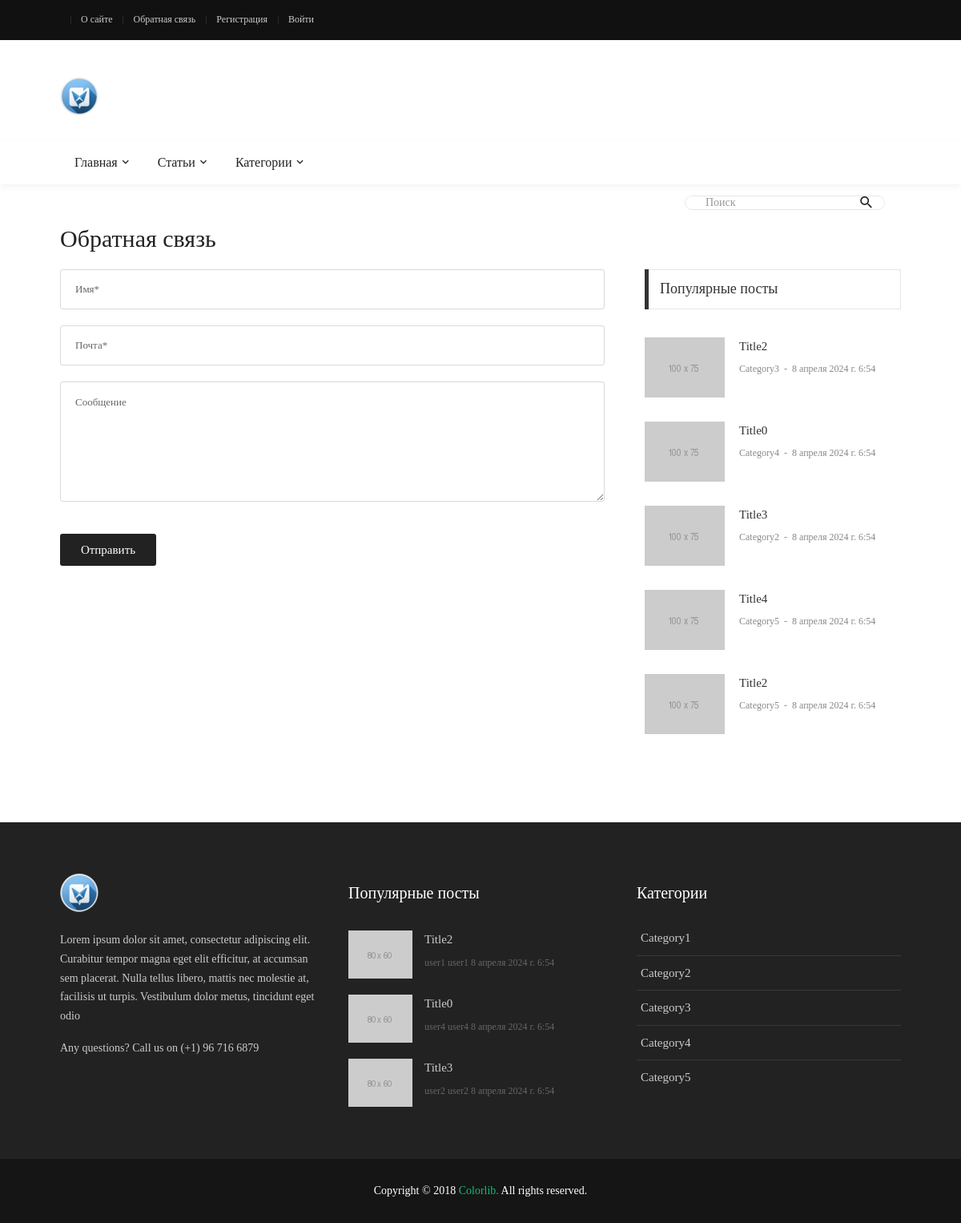
Page /contact/ on the committed database.
### blog/models.py (models this page shows, shortened)
class Article(models.Model):
    title = models.CharField(max_length=25, verbose_name='Заголовок')
    description = models.TextField(max_length=255, verbose_name='Описание', null=True, blank=True)
    content = RichTextField(verbose_name='Содержание', null=True, blank=True)
    author = models.ForeignKey(get_user_model(), on_delete=models.CASCADE, verbose_name='Автор')
    category = models.ForeignKey(Category, on_delete=models.SET_NULL, verbose_name='Категория', null=True)
    tags = models.ManyToManyField(Tag, verbose_name='Теги', blank=True)
    views = models.IntegerField(default=0, verbose_name='Просмотры')
    is_published = models.BooleanField(default=False, verbose_name='Опубликовано')
    date_published = models.DateTimeField(auto_now_add=True, verbose_name='Дата публикации')
    change_date = models.DateTimeField(auto_now=True, verbose_name='Дата изменения')
    image = models.FileField(upload_to='images/', verbose_name='Превью', null=True, blank=True)
    fields = ['title', 'content', 'category', 'views']
    class Meta:
        ordering = ['-change_date']
        verbose_name = 'Статья'
        verbose_name_plural = 'Статьи'
    @admin.display(description="Автор")
    def author_full_name(self):
        return self.author.full_name
    @staticmethod
    def get_published_posts():
        return Article.objects.filter(is_published=True).all()

class Category(models.Model):
    title = models.CharField(max_length=100, verbose_name='Название')
    description = RichTextField(verbose_name='Описание', null=True, blank=True)
    views = models.IntegerField(default=0, verbose_name='Просмотры')
    class Meta:
        ordering = ['id']
        verbose_name = 'Категория'
        verbose_name_plural = 'Категории'
    @property
    def url_name(self):
        return "home"

class User(AbstractUser):
    bio = models.TextField(verbose_name='Биография', null=True, blank=True)
    birth_date = models.DateField(verbose_name='День рождения', null=True, blank=True)
    change_date = models.DateTimeField(auto_now=True, verbose_name='Дата изменения')
    fields = ['first_name', 'last_name', 'email', 'bio', 'birth_date']
    @property
    def full_name(self):
        return f'{self.first_name} {self.last_name}'
    """CRUD функции"""
    class Meta:
        ordering = ['-change_date']
        verbose_name = 'Автор'
        verbose_name_plural = 'Авторы'

### blog/views.py (the view)
# urls.py: path("contact/", views.contact, name='contact'),
def contact(request):
    context = get_context()
    context['title'] = 'Обратная связь'
    return render(request, 'blog/contact.html', context)

### blog/context_processors.py (called while the page is built)
def get_blog_context(request):
    return {'menu': menu, 'top_menu': top_menu, 'user_top_menu': user_top_menu}

### blog/views.py (called while the page is built)
def get_context():
    categories = models.Category.objects.all()
    pop_articles = models.Article.get_published_posts().order_by('-views')[:5]
    return {
        'cats': categories,
        'pop_posts': pop_articles,
        'search_form': forms.SearchForm
    }

### blog/templates/blog/contact.html
{% extends 'base.html' %}
{% load static %}
{% block content %}
<div class="col-md-7 col-lg-8 p-b-80">
    <div class="p-r-10 p-r-0-sr991">
        <form>
            <input class="bo-1-rad-3 bocl13 size-a-19 f1-s-13 cl5 plh6 p-rl-18 m-b-20" type="text"
                   name="name" placeholder="Имя*">
            <input class="bo-1-rad-3 bocl13 size-a-19 f1-s-13 cl5 plh6 p-rl-18 m-b-20" type="text"
                   name="email" placeholder="Почта*">
            <textarea class="bo-1-rad-3 bocl13 size-a-15 f1-s-13 cl5 plh6 p-rl-18 p-tb-14 m-b-20" name="msg"
                      placeholder="Сообщение"></textarea>
            <button class="size-a-20 bg2 borad-3 f1-s-12 cl0 hov-btn1 trans-03 p-rl-15 m-t-20">
                Отправить
            </button>
        </form>
    </div>
</div>
<div class="col-md-5 col-lg-4 p-b-80">
    <div class="p-l-10 p-rl-0-sr991">
        <div>
            <div class="how2 how2-cl4 flex-s-c">
                <h3 class="f1-m-2 cl3 tab01-title">
                    Популярные посты
                </h3>
            </div>
            <ul class="p-t-35">
                {% for p in pop_posts %}
                <li class="flex-wr-sb-s p-b-30">
                    <a href="#" class="size-w-10 wrap-pic-w hov1 trans-03">
                        <img src="{% static 'blog/images/popular-post-04.jpg' %}" alt="IMG">
                    </a>
                    <div class="size-w-11">
                        <h6 class="p-b-4">
                            <a href="#" class="f1-s-5 cl3 hov-cl10 trans-03">
                                {{ p.title }}
                            </a>
                        </h6>
                        <span class="cl8 txt-center p-b-24">
											<a href="#" class="f1-s-6 cl8 hov-cl10 trans-03">
												{{  p.category.title }}
											</a>
											<span class="f1-s-3 m-rl-3">
												-
											</span>
											<span class="f1-s-3">
												{{ p.date_published }}
											</span>
										</span>
                    </div>
                </li>
                {% endfor %}
            </ul>
        </div>
    </div>
</div>
{% endblock %}

### templates/base.html (shortened to what this page needs)
{% load static %}
{% load app_tags %}
<!DOCTYPE html>
<html lang="en">
<head>
    <link rel="stylesheet" type="text/css" href="{% static 'blog/vendor/bootstrap/css/bootstrap.min.css' %}">
    <link rel="stylesheet" type="text/css"
          href="{% static 'blog/fonts/fontawesome-5.0.8/css/fontawesome-all.min.css' %}">
    <link rel="stylesheet" type="text/css"
          href="{% static 'blog/fonts/iconic/css/material-design-iconic-font.min.css' %}">
    <link rel="stylesheet" type="text/css" href="{% static 'blog/vendor/animate/animate.css' %}">
    <link rel="stylesheet" type="text/css" href="{% static 'blog/vendor/css-hamburgers/hamburgers.min.css' %}">
    <link rel="stylesheet" type="text/css" href="{% static 'blog/vendor/animsition/css/animsition.min.css' %}">
    <link rel="stylesheet" type="text/css" href="{% static 'blog/css/util.min.css' %}">
    <link rel="stylesheet" type="text/css" href="{% static 'blog/css/main.css' %}">
</head>
<body class="animsition">
<header>
    <div class="container-menu-desktop">
        <div class="topbar">
            <div class="content-topbar container h-100">
                <div class="left-topbar">
                    {% if user.is_authenticated %}
                    {% include 'includes/menu_a.html' with
                    menu=user_top_menu
                    a_class='left-topbar-item' %}
                    {% else %}
                    {% include 'includes/menu_a.html' with
                    menu=top_menu
                    a_class='left-topbar-item' %}
                    {% endif %}
                </div>
            </div>
        </div>
        <div class="wrap-logo container">
            <div class="logo">
                <a href="{% url 'home' %}"><img src="{% static 'blog/images/logo.ico' %}" alt="LOGO"></a>
            </div>
        </div>
        <div class="wrap-main-nav">
            <div class="main-nav">
                <nav class="menu-desktop">
                    <ul class="main-menu">
                        {% with li_class='mega-menu-item' menu=menu %}
                        {% include 'includes/menu.html' %}
                        {% endwith %}
                        <li>
                            <a href="#">Категории</a>
                        </li>
                    </ul>
                </nav>
            </div>
        </div>
    </div>
</header>
<div class="container">
    <div class="headline bg0 flex-wr-sb-c p-rl-20 p-tb-8">
        <div class="pos-relative bo-1-rad-22 of-hidden bocl11 m-tb-6">
            <form action="{% url 'posts' %}">
                <input class="f1-s-1 cl6 plh9 s-full p-l-25 p-r-45" type="text" name="search" placeholder="Поиск">
                <button type="submit" class="flex-c-c size-a-1 ab-t-r fs-20 cl2 hov-cl10 trans-03">
                    <i class="zmdi zmdi-search"></i>
                </button>
            </form>
        </div>
    </div>
</div>
<section class="bg0">
    <div class="container">
        <div class="row justify-content-center">
            <div class="container p-t-4 p-b-5">
                <h2 class="f1-l-1 cl2 p-b-15">
                    {{ title }}
                </h2>
            </div>
            {% block content %}
            {% endblock %}
        </div>
    </div>
</section>
<footer>
    <div class="bg2 p-t-40 p-b-25">
        <div class="container">
            <div class="row">
                <div class="col-lg-4 p-b-20">
                    <div class="size-h-3 flex-s-c">
                        <a href="{% url 'home' %}">
                            <img class="max-s-full" src="{% static 'blog/images/logo.ico' %}" alt="LOGO">
                        </a>
                    </div>
                    <div>
                        <p class="f1-s-1 cl11 p-b-16">
                            Lorem ipsum dolor sit amet, consectetur adipiscing elit. Curabitur tempor magna eget elit
                            efficitur, at accumsan sem placerat. Nulla tellus libero, mattis nec molestie at, facilisis
                            ut turpis. Vestibulum dolor metus, tincidunt eget odio
                        </p>
                        <p class="f1-s-1 cl11 p-b-16">
                            Any questions? Call us on (+1) 96 716 6879
                        </p>
                    </div>
                </div>
                <div class="col-sm-6 col-lg-4 p-b-20">
                    <div class="size-h-3 flex-s-c">
                        <h5 class="f1-m-7 cl0">
                            Популярные посты
                        </h5>
                    </div>
                    <ul>
                        {% for p in pop_posts|slice:":3" %}
                        <li class="flex-wr-sb-s p-b-20">
                            <a href="{% url 'post' p.id %}" class="size-w-4 wrap-pic-w hov1 trans-03">
                                <img src="{% static 'blog/images/popular-post-01.jpg' %}" alt="IMG">
                            </a>
                            <div class="size-w-5">
                                <h6 class="p-b-5">
                                    <a href="{% url 'post' p.id %}" class="f1-s-5 cl11 hov-cl10 trans-03">
                                        {{ p.title }}
                                    </a>
                                </h6>
                                <span class="f1-s-3 cl6">
										{{ p.author_full_name }}
									</span>
                                <span class="f1-s-3 cl6">
										{{ p.date_published }}
									</span>
                            </div>
                        </li>
                        {% endfor %}
                    </ul>
                </div>
                <div class="col-sm-6 col-lg-4 p-b-20">
                    <div class="size-h-3 flex-s-c">
                        <h5 class="f1-m-7 cl0">
                            Категории
                        </h5>
                    </div>
                    <ul class="m-t--12">
                        {% include 'includes/menu.html' with
                        li_class='how-bor1 p-rl-5 p-tb-10'
                        a_class='f1-s-5 cl11 hov-cl10 trans-03 p-tb-8'
                        menu=cats %}
                    </ul>
                </div>
            </div>
        </div>
    </div>
    <div class="bg11">
        <div class="container size-h-4 flex-c-c p-tb-15">
				<span class="f1-s-1 cl0 txt-center">
					Copyright © 2018
					<a href="#" class="f1-s-1 cl10 hov-link1">Colorlib.</a>
					All rights reserved.
				</span>
        </div>
    </div>
</footer>
</body>
</html>

### templates/includes/menu.html (shortened to what this page needs)
{% for m in menu %}
<li class="{{ li_class }}">
    <a class="{{ a_class }}" href="{% url m.url_name %}">{{ m.title }} </a>
</li>
{% endfor %}

### rows in the picture
Article: title "Title2", category "Category3", date_published "8 апреля 2024 г. 6:54", author_full_name "user1 user1"
Article: title "Title0", category "Category4", date_published "8 апреля 2024 г. 6:54", author_full_name "user4 user4"
Article: title "Title3", category "Category2", date_published "8 апреля 2024 г. 6:54", author_full_name "user2 user2"
Article: title "Title4", category "Category5", date_published "8 апреля 2024 г. 6:54"
Article: title "Title2", category "Category5", date_published "8 апреля 2024 г. 6:54"
Category: title "Category1"
Category: title "Category2"
Category: title "Category3"
Category: title "Category4"
Category: title "Category5"

### other values in the picture
{{ m.title }} "О сайте" "Обратная связь" "Регистрация" "Войти"
{{ m.title }} "Главная" "Статьи"
{{ title }} "Обратная связь"
